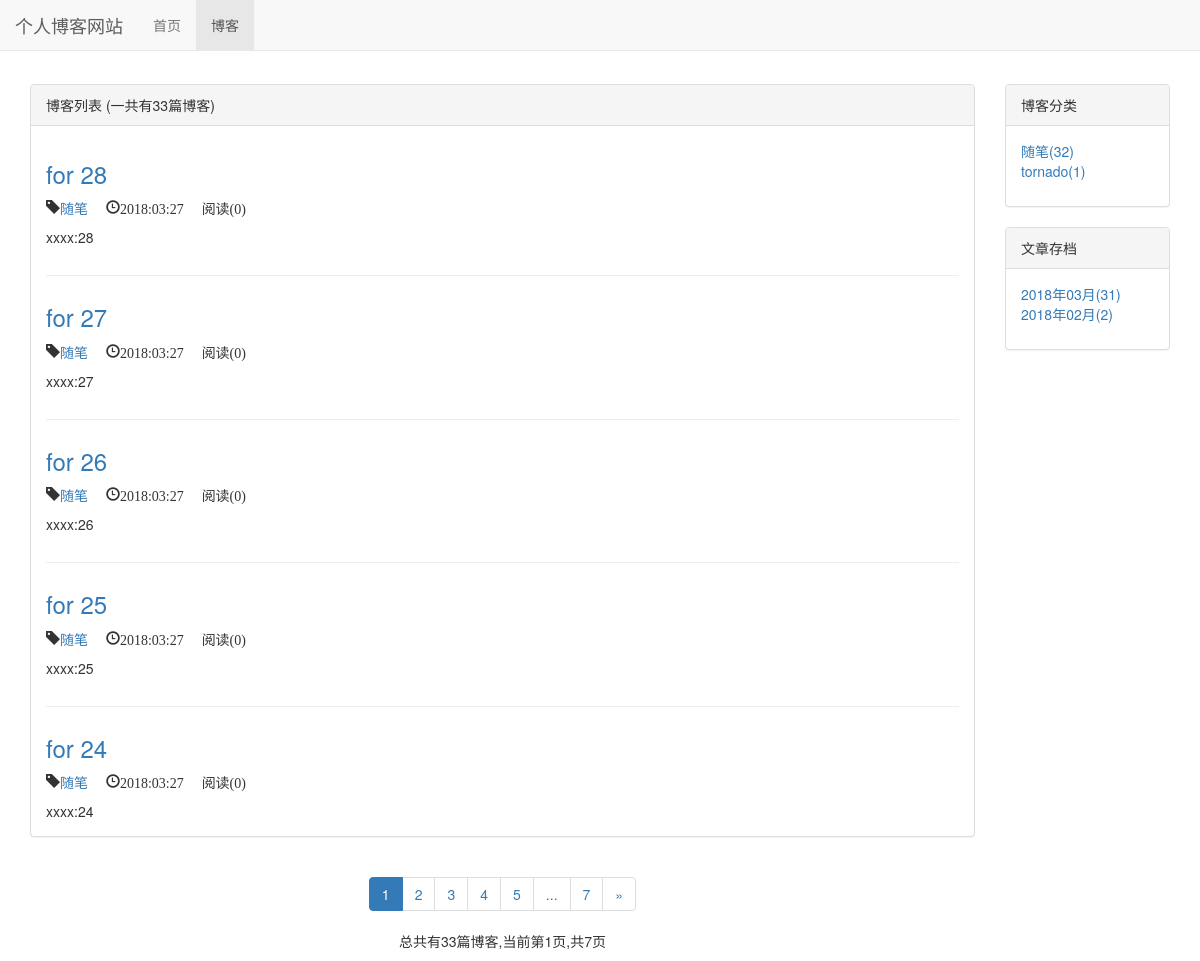
Screenshot of /blog/ with the database file from the repository.
### blog/models.py (models this page shows, shortened)
class Blog(models.Model, ReadNumExpandMethod):
    title = models.CharField(max_length=50)
    content = RichTextUploadingField()
    created_time = models.DateTimeField(auto_now_add=True)
    lst_update_time = models.DateTimeField(auto_now=True)
    author = models.ForeignKey(User, on_delete=models.DO_NOTHING)
    blog_type = models.ForeignKey(BlogType, on_delete=models.DO_NOTHING)
    class Meta:
        ordering = ["-created_time"]

class BlogType(models.Model):
    type_name = models.CharField(max_length=30)
    def __str__(self):
        return self.type_name

### blog/views.py (the view)
# urls.py: path('', views.blog_list, name='blog_list'),
def blog_list(request):
    blogs_all_list = Blog.objects.all()
    context = get_blog_list_common_data(request, blogs_all_list)
    return render_to_response("blog/blog_list.html", context)

### read_statistics/models.py (called while the page is built)
    def get_read_num(self):
        try:
            ct = ContentType.objects.get_for_model(self)
            readnum = ReadNum.objects.get(content_type=ct, object_id=self.pk)
            return readnum.read_num
        except exceptions.ObjectDoesNotExist:
            return 0

### blog/templates/blog/blog_list.html (shortened to what this page needs)
{% extends 'base.html' %}
{% load staticfiles %}
{% block header_extends %}<link rel="stylesheet" href="{% static 'blog/blog.css'%}">{% endblock %}
{% block nav_blog_active %}active{% endblock %}
{% block content %}
    <div class="container">
        <div class="row">
            <div class="col-xs-12 col-md-8 col-lg-10">
                <div class="panel panel-default">
                    <div class="panel-heading">
                        {% block blog_list_title %}博客列表 (一共有{{page_of_blogs.paginator.count}}篇博客){% endblock %}
                    </div>
                    <div class="panel-body">
                        {% for blog in blogs %}
                            <h3>
                                <a href="{% url 'blog_detail' blog.pk %}">{{blog.title}}</a>
                            </h3>
                            <p class="blog-info">
                                <span class="glyphicon glyphicon-tag"><a href="{% url 'blog_with_type' blog.blog_type.pk %}">{{blog.blog_type}}</a></span>
                                <span class="glyphicon glyphicon-time">{{blog.created_time|date:"Y:m:d"}}</span>
                                <span class="glyphicon">阅读({{blog.get_read_num}})</span>
                            </p>
                            <div class="blog">{{blog.content|truncatechars:120|striptags}}</div>
                        {% empty %}
                            <div class="blog">暂无博客,敬请期待</div>
                        {% endfor %}
                    </div>
                </div>
                <div class="paginator">
                    <ul class="pagination">
                    {% for page_num in page_range %}
                        {% if page_num == page_of_blogs.number %}
                            <li class="active"><span>{{page_num}}</span></li>
                        {% elif page_num == "..." %}
                            <li><span>{{page_num}}</span></li>
                        {% else %}
                            <li><a href="?page={{page_num}}">{{page_num}}</a></li>
                        {% endif %}
                    {% endfor %}
                        <li>
                            <a href="?page={{page_of_blogs.next_page_number}}" aria-label="Next">
                            <span aria-hidden="true">&raquo;</span>
                            </a>
                        </li>
                    </ul>
                    <p>总共有{{page_of_blogs.paginator.count}}篇博客,当前第{{page_of_blogs.number}}页,共{{page_of_blogs.paginator.num_pages}}页</p>
                </div>
            </div>
            <div class="hidden-xs col-md-4 col-lg-2">
                <div class="panel panel-default">
                    <div class="panel-heading">博客分类</div>
                    <div class="panel-body">
                        <ul class="blog-types">
                            {% for blog_type in blog_types %}
                            <li><a href="{% url 'blog_with_type' blog_type.pk %}">{{blog_type.type_name}}({{blog_type.blog_count}})</a></li>
                            {% endfor %}
                        </ul>
                    </div>
                </div>
                <div class="panel panel-default">
                    <div class="panel-heading">文章存档</div>
                    <div class="panel-body">
                        <ul class="blog-types">
                            {% for blog_date, blog_count in blog_dates.items %}
                            <li><a href="{% url 'blog_with_date' blog_date.year blog_date.month %}">{{blog_date|date:"Y年m月"}}({{blog_count}})</a></li>
                            {% endfor %}
                        </ul>
                    </div>
                </div>
            </div>
        </div>
    </div>
{% endblock %}

### templates/base.html (shortened to what this page needs)
{% load static %}
<html lang="zh-CN">
<head>
    <link rel="stylesheet" href="{% static 'bootstrap-3.3.7/css/bootstrap.min.css'%}">
    <link rel="stylesheet" href="{% static 'base.css' %}">
    {% block header_extends %}{% endblock %}
</head>
<body>
    <nav class="navbar navbar-default navbar-fixed-top" role="navigation">
        <div class="container-fluid">
            <div class="navbar-header">
                <a class="navbar-brand" href="{% url 'home' %}">个人博客网站</a>
            </div>
            <div class="collapse navbar-collapse" id="navbar-collapse">
                <ul class="nav navbar-nav">
                  <li class="{% block nav_home_active %}{% endblock %}"><a href="{% url 'home' %}">首页</a></li>
                  <li class="{% block nav_blog_active %}{% endblock %}"><a href="{% url 'blog_list' %}">博客</a></li>
                </ul>
            </div>
        </div>
    </nav>
{% block content %}{% endblock %}
</body>
</html>

### static/base.css (style rules this page uses)
* { margin:0; padding:0; }
body { margin-top:50px!important }

### blog/static/blog/blog.css (style rules this page uses)
div.container { margin-top: 6em; }
ul.blog-types { list-style-type: none; }
div.blog:not(:last-child) { margin-bottom: 2em; padding-bottom: 2em; border-bottom: 1px solid #eee; }
div.paginator { text-align: center; }
span.glyphicon { margin-right:1em }

### rows the page displays
Blog: title "for 28", blog_type "随笔", created_time "2018:03:27", get_read_num "0", content "xxxx:28"
Blog: title "for 27", blog_type "随笔", created_time "2018:03:27", get_read_num "0", content "xxxx:27"
Blog: title "for 26", blog_type "随笔", created_time "2018:03:27", get_read_num "0", content "xxxx:26"
Blog: title "for 25", blog_type "随笔", created_time "2018:03:27", get_read_num "0", content "xxxx:25"
Blog: title "for 24", blog_type "随笔", created_time "2018:03:27", get_read_num "0", content "xxxx:24"
BlogType: type_name "随笔", blog_count "32"
BlogType: type_name "tornado", blog_count "1"

### other values shown
{{ page_of_blogs.paginator.count }} "33"
{{ page_num }} "1"
{{ page_num }} "2" "3" "4" "5" "7"
{{ page_num }} "..."
{{ page_of_blogs.number }} "1"
{{ page_of_blogs.paginator.num_pages }} "7"
{{ blog_date|date:"Y年m月" }} "2018年03月" "2018年02月"
{{ blog_count }} "31" "2"
